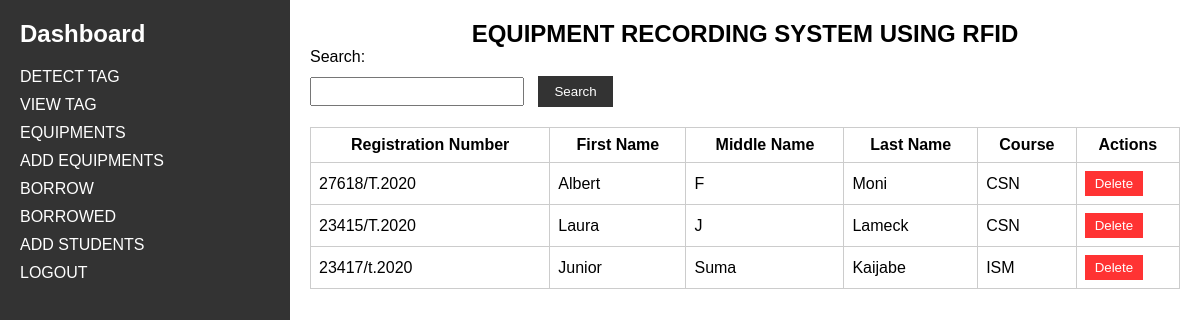
Page /admin-dashboard (signed in) on the committed database.
### equipments/models.py (models this page shows, shortened)
class Student(models.Model):
    registration_number = models.CharField(max_length=20, unique=True)
    first_name = models.CharField(max_length=50)
    middle_name = models.CharField(max_length=50)
    last_name = models.CharField(max_length=50)
    course = models.CharField(max_length=10)

### equipments/views.py (the view)
# urls.py: path('admin-dashboard', views.admin_dashboard, name='admin-dashboard'),
@login_required
def admin_dashboard(request):
    students = Student.objects.all()
    context = {'students': students}
    return render(request, 'admin_dashboard.html', context)

### equipments/templates/admin_dashboard.html (shortened to what this page needs)
<!DOCTYPE html>
<html>
<head>
</head>
<body>
    <div class="dashboard-container">
        <div class="sidebar">
            <h2>Dashboard</h2>
            <ul>
                <li><a href="{% url 'rfid_detection' %}">DETECT TAG</a></li>
                <li><a href="{% url 'view-tag' %}">VIEW TAG</a></li>
                <li><a href="{% url 'equipment_list' %}">EQUIPMENTS</a></li>
                <li><a href="{% url 'add-equipment' %}">ADD EQUIPMENTS</a></li>
                <li><a href="{% url 'borrow_equipment' %}">BORROW</a></li>
                <li><a href="{% url 'borrowing_list' %}">BORROWED</a></li>
                <li><a href="{% url 'add_student' %}">ADD STUDENTS</a></li>
		<li><a href="{% url 'logout' %}">LOGOUT</a></li>
            </ul>
        </div>
        <div class="content">
            <h2 style="text-align: center;">EQUIPMENT RECORDING SYSTEM USING RFID</h2>
            <div class="search-form">
                <label for="search">Search:</label>
                <input type="text" id="search" name="search">
                <button onclick="search()">Search</button>
            </div>
            <table>
                <thead>
                    <tr>
                        <th>Registration Number</th>
                        <th>First Name</th>
                        <th>Middle Name</th>
                        <th>Last Name</th>
                        <th>Course</th>
                        <th>Actions</th>
                    </tr>
                </thead>
                <tbody>
                    {% for student in students %}
                    <tr>
                        <td>{{ student.registration_number }}</td>
                        <td>{{ student.first_name }}</td>
                        <td>{{ student.middle_name }}</td>
                        <td>{{ student.last_name }}</td>
                        <td>{{ student.course }}</td>
                        <td>
                            <form action="{% url 'delete_student' student.id %}" method="POST" onsubmit="return confirm('Are you sure you want to delete this student?');">
                                <button class="delete-button" type="submit">Delete</button>
                            </form>
                        </td>
                    </tr>
                    {% endfor %}
                </tbody>
            </table>
        </div>
    </div>
</body>
</html>

### equipments/templates/admin_dashboard.html (style rules this page uses)
body, h1, h2, h3, h4, h5, h6, p, ul, li { margin: 0; padding: 0; }
body { font-family: Arial, sans-serif; }
.dashboard-container { display: flex; height: 100vh; }
.sidebar { background-color: #333; color: #fff; padding: 20px; width: 250px; }
.sidebar h2 { font-size: 1.5rem; margin-bottom: 20px; }
.sidebar ul { list-style-type: none; }
.sidebar li { margin-bottom: 10px; }
.sidebar a { color: #fff; text-decoration: none; }
.content { flex: 1; padding: 20px; }
.search-form { margin-bottom: 20px; }
.search-form label { display: block; margin-bottom: 10px; }
.search-form input[type="text"] { width: 200px; padding: 5px; margin-right: 10px; }
.search-form button { padding: 8px 16px; background-color: #333; color: #fff; border: none; cursor: pointer; }
table { border-collapse: collapse; width: 100%; }
table th, table td { border: 1px solid #ccc; padding: 8px; }
.delete-button { background-color: #ff3333; color: #fff; border: none; padding: 5px 10px; cursor: pointer; }

### rows in the picture
Student: registration_number "27618/T.2020", first_name "Albert", middle_name "F", last_name "Moni", course "CSN"
Student: registration_number "23415/T.2020", first_name "Laura", middle_name "J", last_name "Lameck", course "CSN"
Student: registration_number "23417/t.2020", first_name "Junior", middle_name "Suma", last_name "Kaijabe", course "ISM"
